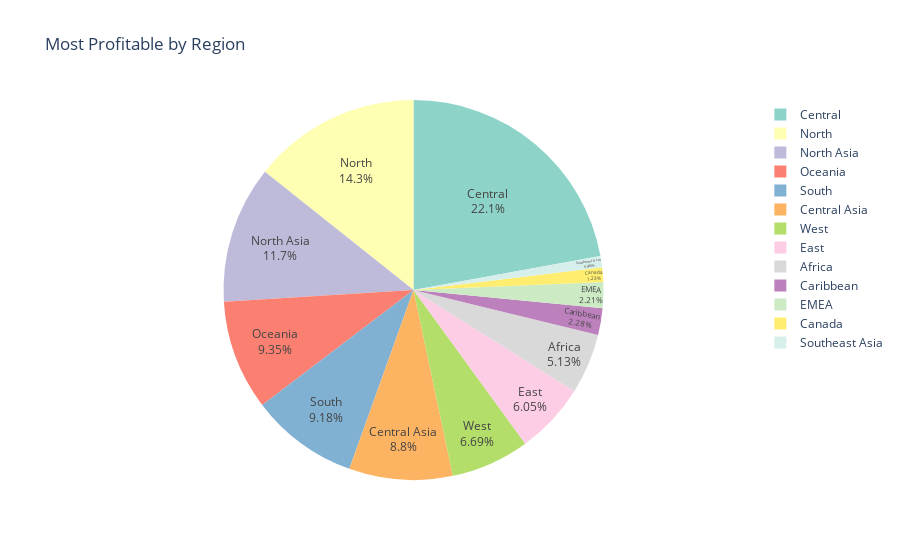

The cell this chart's notebook holds for it:
### Code cell
import plotly.express as px
fig = px.pie(df5, values='profit', names='region', 
             title='Most Profitable by Region', 
             hole=0, color_discrete_sequence=px.colors.qualitative.Set3)
fig.update_traces(textposition='inside', textinfo='percent+label')
fig.show()

### Figure 1 — Plotly figure (JSON) as saved in the notebook; plotly's stock layout.template omitted (floating-point values rounded to 4 significant figures)
{"data": [{"domain": {"x": [0, 1], "y": [0, 1]}, "hole": 0, "hovertemplate": "region=%{label}<br>profit=%{value}<extra></extra>", "labels": ["Africa", "Canada", "Caribbean", "Central", "Central Asia", "EMEA", "East", "North", "North Asia", "Oceania", "South", "Southeast Asia", "West"], "legendgroup": "", "name": "", "showlegend": true, "textinfo": "percent+label", "textposition": "inside", "type": "pie", "values": [49540.0, 11820.0, 22040.0, 213700.0, 84930.0, 21300.0, 58330.0, 137900.0, 112800.0, 90240.0, 88580.0, 9147.0, 64520.0]}], "layout": {"legend": {"tracegroupgap": 0}, "piecolorway": ["rgb(141,211,199)", "rgb(255,255,179)", "rgb(190,186,218)", "rgb(251,128,114)", "rgb(128,177,211)", "rgb(253,180,98)", "rgb(179,222,105)", "rgb(252,205,229)", "rgb(217,217,217)", "rgb(188,128,189)", "rgb(204,235,197)", "rgb(255,237,111)"], "title": {"text": "Most Profitable by Region"}}}
